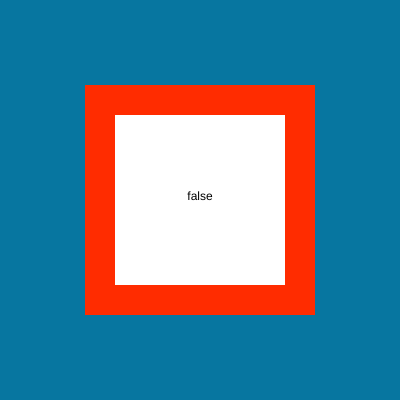
Frame 1 (no input)
Frame 60 (no input): identical to frame 1, image omitted
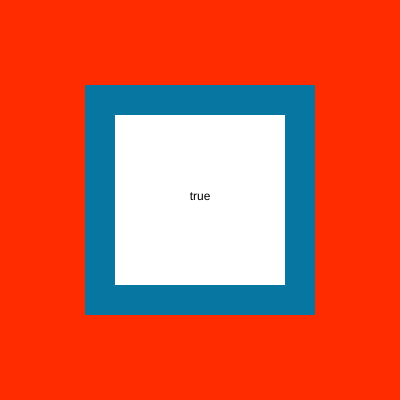
Frame 120 (the mouse pressed at the canvas centre since frame 60)

The p5.js sketch that drew these frames (run headless with seeded random() and noise() and a simulated clock; from frame 60 on, the mouse is pressed at the canvas centre):

// p5.js sketch
// ── sketch.js
let button = false;

const x = 100;
const y = 100;
const w = 200;
const h = 200;

function setup() {
    createCanvas(400, 400);
    textAlign(CENTER);
}

function draw() {
    background(255, 182, 0);
    strokeWeight(30.0);

    if (button == true) {
        background(255, 44, 0);
        stroke(7, 118, 160);
    } else {
        background(7, 118, 160);
        stroke(255, 44, 0);
    }

    fill(255);
    rect(x, y, w, h);
    noStroke();
    fill(0);
    text(button, width / 2, height / 2);
}

function mousePressed() {
    if (mouseX > x && mouseX < x + w && mouseY > y && mouseY < y + h) {
        button = !button;
    }
}
